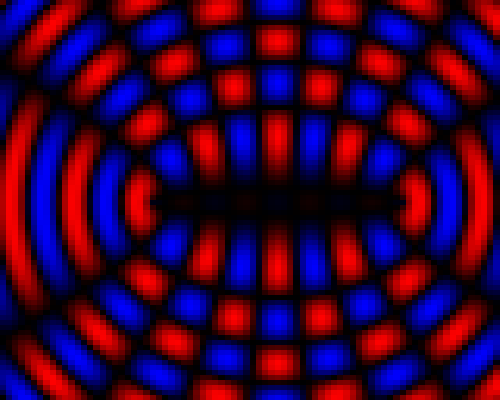
Frame 1 (no input)
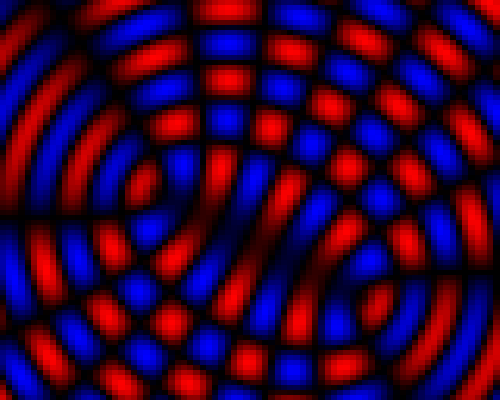
Frame 60 (no input)
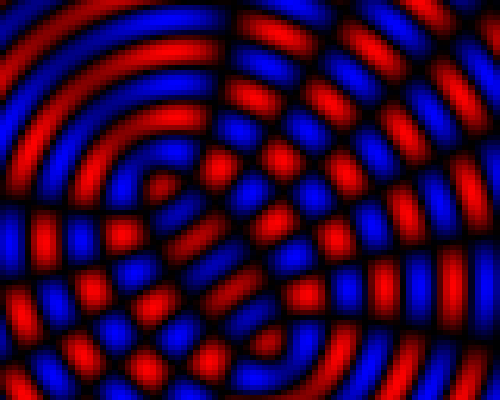
Frame 120 (the mouse pressed at the canvas centre since frame 60)

The p5.js sketch that drew these frames (run headless with seeded random() and noise() and a simulated clock; from frame 60 on, the mouse is pressed at the canvas centre):

// p5.js sketch
// ── sketch.js
// Interference     P5.JS            K Moerman 2026
// A visual effect based on the general idea of two point wave sources 
// with an interference pattern. The point sources travel in circular paths 
// changing their distance from each other continuously.
// This idea was first implemented using QB64:
// https://github.com/oonap0oo/QB64-projects#interference

const w = 500, hw = w / 2; // size of image
const h = 400, hh = h / 2;
const n = 80; // number of blocks in x and y dir.
const dx = w / n, dy = h / n; // code uses size of 1 block, width dx and height dy
const wl = 10, invwl = 1 / wl; // wavelength, code used inverse value invwl
const r1 = 150, r2 = 100; // Radii of circular paths of wave sources
const f1 = 0.06, f2 = 0.01 // rotational freq. of wave sources

let s1x, s1y // global vars, position wave sources
let s2x, s2y;
let t = 0; // global time var, ever increasing

function setup() // function called by p5.js once at start 
{
	createCanvas(w, h);
	frameRate(30);
	// Some displays use several smaller pixels to set the color at a single point. 
	// High density displays often have a pixelDensity() of 2 
	// In this code 1 pixel of the display has to correspond to one pixel in array pixels[]
	pixelDensity(1); // turns off pixel scaling for high pixel density displays
}

function draw() // function called by p5.js each frame
{
	loadPixels(); // Loads the current value of each pixel on the canvas into array pixels[]
	// Update position wave sources
	let sa1 = f1 * t; let sa2 = f2 * t + PI;
	s1x = r1 * cos(sa1); s1y = r1 * sin(sa1);
	s2x = r2 * cos(sa2); s2y = r2 * sin(sa2);
	// Step through image in blocks, width dx and height dy
	for (let gridX = 0; gridX < n; gridX++) 
	{
		let x = -hw + gridX * dx; // Variable used for distance calculations sources - point
		let dx1 = x - s1x; // distance sources - point in x direction
		let dx2 = x - s2x;
		for (let gridY = 0; gridY < n; gridY++) 
		{
			let y = -hh + gridY * dy; // Variable used for distance calculations sources - point	
			// Total distances sources - point
			let d1 = Math.hypot(dx1,  y - s1y); 
			let d2 = Math.hypot(dx2, y - s2y);
			// Interference between wave emited from the 2 sources
			let wave = 128 * (Math.sin(invwl * d1 - t) + Math.sin(invwl * d2 - t));
			// Calculate color components from wave value
			let r = wave > 0 ? wave : 0;
			let b = wave < 0 ? -wave : 0;
			// Fill pixel block corresponding to rectangle at x,y width dy, height dy
			// Calculate edges of block in pixels
			let startX = Math.floor(gridX * dx); 
			let endX = Math.floor((gridX + 1) * dx);			
			let startY = Math.floor(gridY * dy); // Index increments w for each step in y direction
			let endY = Math.floor((gridY + 1) * dy);
			// loop through pixels that are part of block
			for (let py = startY * w; py < endY * w; py += w) // index incr. w for each step in y direction
			{
				for (let px = startX; px < endX; px++)
				{
					// pixels is an array containing the color of each pixel on the canvas
					// a one-dimensional array for performance reasons
					// Each pixel occupies four elements in the pixels array, one for each RGBA value 
					let index = 4 * (py + px);
					pixels[index] = r;   // Red
					pixels[index + 1] = 0;   // Green
					pixels[index + 2] = b;   // Blue
					pixels[index + 3] = 255; // Alpha
				}
			}
		}
	}
	updatePixels(); // Updates the canvas with the RGBA values in the array pixels[]
	t += 0.2; // update time var for next frame
	//console.log(1000/deltaTime);
}
